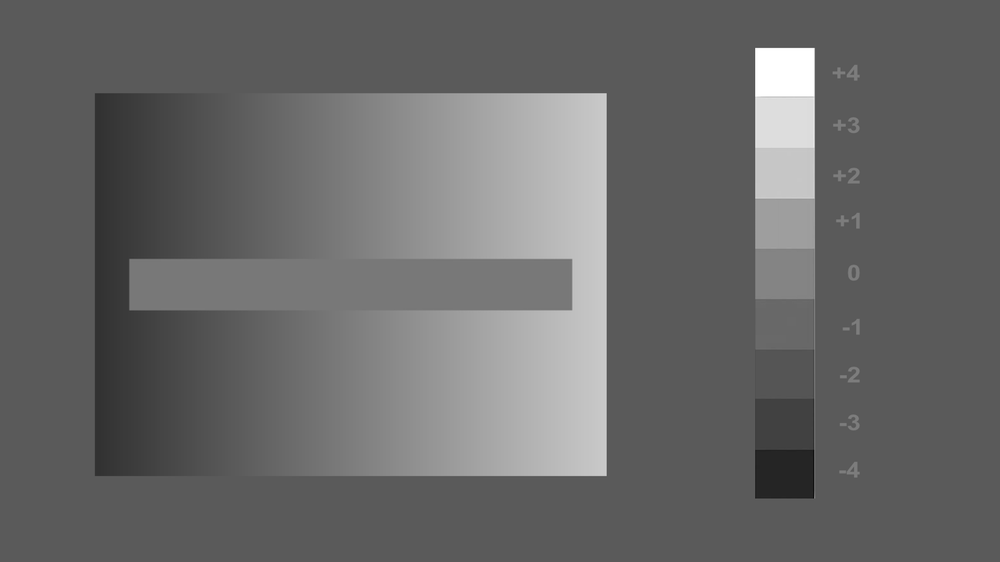
#> input picture images/bar_scale.png, 1000 x 562 px, shrunk from 1920 x 1080 before the run
$ python -i brightness.py   (imports and definitions only)
#> lines starting #> are read from the running program, lines starting #| are printed output that depends on the picture
import os

from PIL import Image
from scipy.ndimage.filters import gaussian_filter
from tqdm.auto import tqdm
import numpy as np
import matplotlib.pyplot as plt

DEFAULT_SCALES = [2**i for i in range(10)]
DEFAULT_CENTER_SURROUND_RATIO = np.log(2)
DEFAULT_TRANSITION_FLUX = 0.0
DEFAULT_EXPONENTIAL_WEIGHT_DECAY = 0.0

DEFAULT_CMAP = "gnuplot2"


def perceived_brightness(
    pixels: np.ndarray,
    scales: list[float] = DEFAULT_SCALES,
    center_surround_ratio: float = DEFAULT_CENTER_SURROUND_RATIO,
    transition_flux: float = DEFAULT_TRANSITION_FLUX,
    exponential_weight_decay: float = DEFAULT_EXPONENTIAL_WEIGHT_DECAY,
) -> np.ndarray:
    """Applies Blommaert-Martens brightness perception model to input image."""

    # Input must be rectangular array of greyscale pixels in the range [0, 1].
    assert len(pixels.shape) == 2
    assert np.min(pixels) >= 0
    assert np.max(pixels) <= 1

    brightness = np.zeros(pixels.shape)
    for s in tqdm(scales, desc=f"Applying center-surround profiles at scales {scales}"):
        center = gaussian_filter(pixels, s)
        surround = gaussian_filter(pixels, center_surround_ratio * s)
        weight = np.exp(-exponential_weight_decay * np.log(s))
        brightness += weight * (center - surround) / (transition_flux / s**2 + center)

    return brightness


def plot_brightness(
    image_path: str, output_path: str = "", cmap: str = DEFAULT_CMAP, **kwargs
):
    """Plot the perceived brightness of the input image"""
#> called with image_path = '../images/bar_scale.png', output_path = '', cmap = 'gnuplot2'
    greyscale_image = Image.open(image_path).convert("L")
    pixels = np.asarray(greyscale_image) / 255
    brightness = perceived_brightness(pixels, **kwargs)
#> the loop in perceived_brightness, `for s in tqdm(scales, desc=f"Applying center-surround profiles at scal..` made 10 passes
#> s on passes 3 to 10: 4, 8, 16, 32, 64, 128, 256, 512
#> pass 1, in perceived_brightness, `brightness += weight * (center - surround) / (transition_flux / s**2 +..`:
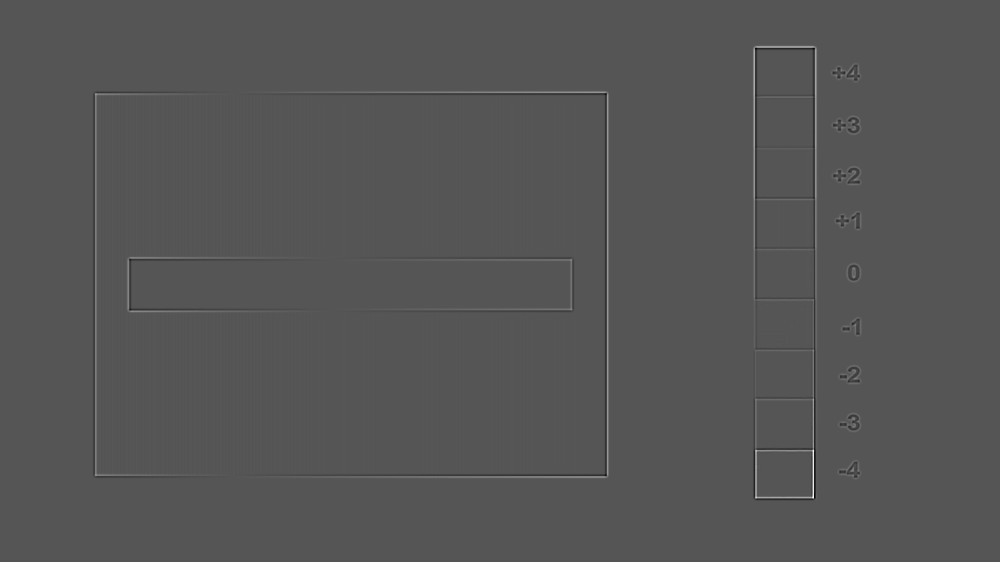
#> brightness: shape (562, 1000) float64; min -0.111, max 0.22, mean 0.000191; drawn with min black and max white
#> after the loop in perceived_brightness, `for s in tqdm(scales, desc=f"Applying center-surround profiles at scal..`:
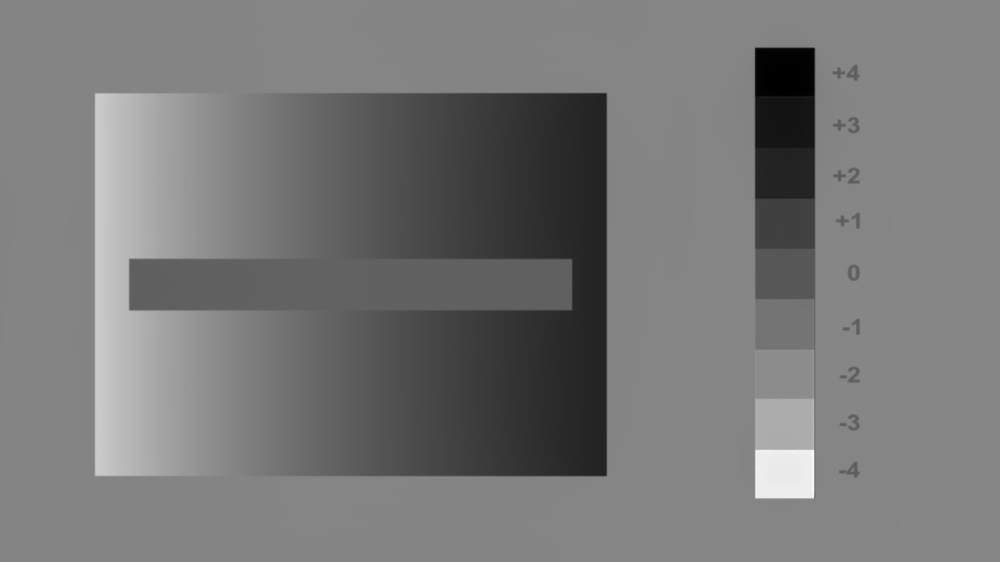
#> brightness: shape (562, 1000) float64; min -0.503, max 0.605, mean 0.0189; drawn with min black and max white
    ax = plt.imshow(brightness)
    plt.set_cmap(plt.get_cmap(cmap))
    plt.colorbar(ax)
    if output_path == "":
        output_path = f"{os.path.splitext(image_path)[0]}-brightness.png"
    plt.savefig(output_path)
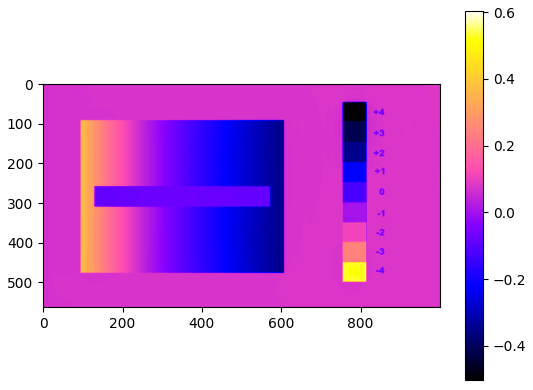
#> figure drawn by matplotlib, 2 panels
    print("Output saved to", output_path)
    plt.close()

>>> result = plot_brightness('../images/bar_scale.png')

$ run again, on images/contrast_scale.png
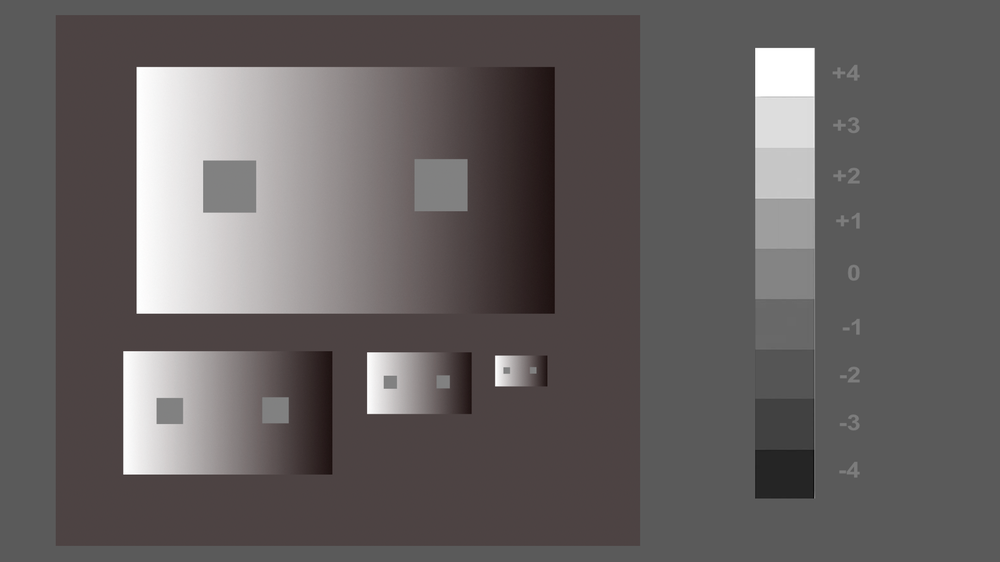
#> input picture images/contrast_scale.png, 1000 x 562 px, shrunk from 1920 x 1080 before the run
#> the loop in perceived_brightness, `for s in tqdm(scales, desc=f"Applying center-surround profiles at scal..` made 10 passes
#> s on passes 3 to 10: 4, 8, 16, 32, 64, 128, 256, 512
#> after the loop in perceived_brightness, `for s in tqdm(scales, desc=f"Applying center-surround profiles at scal..`:
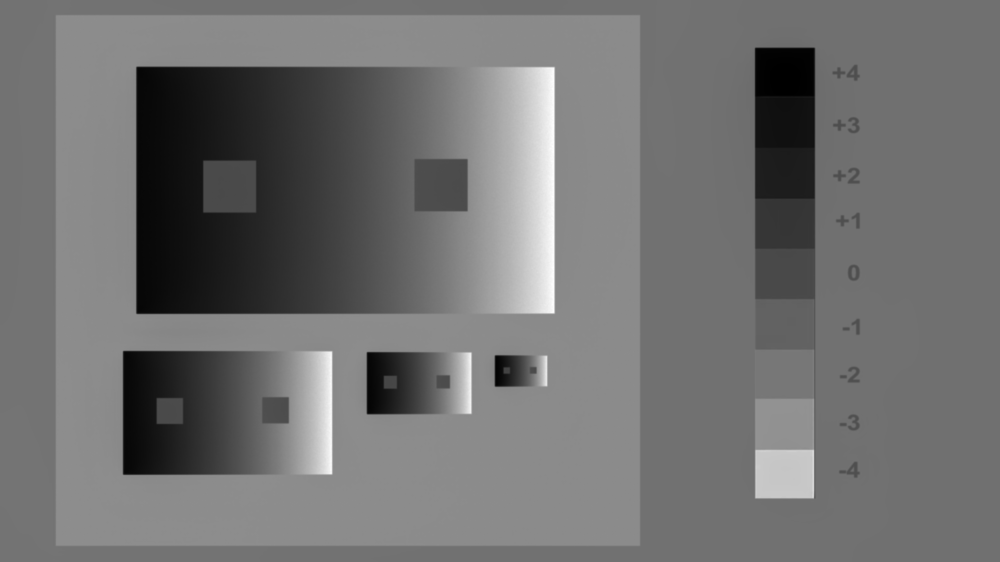
#> brightness: shape (562, 1000) float64; min -0.55, max 0.769, mean 0.0348; drawn with min black and max white
#> in plot_brightness, `plt.savefig(output_path)`:
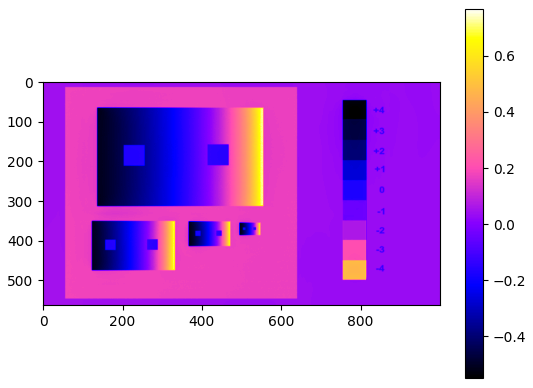
#> figure drawn by matplotlib, 2 panels
